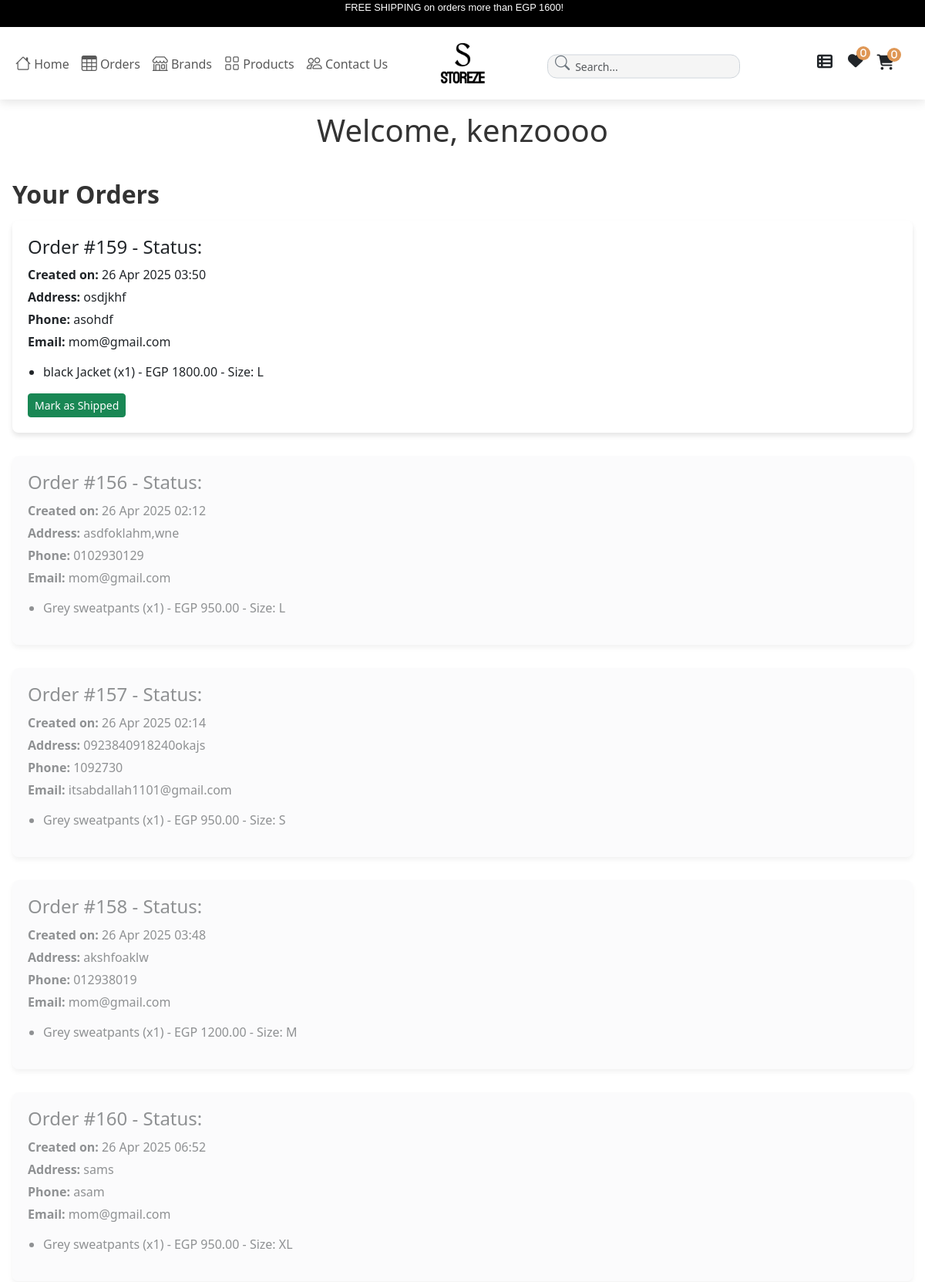
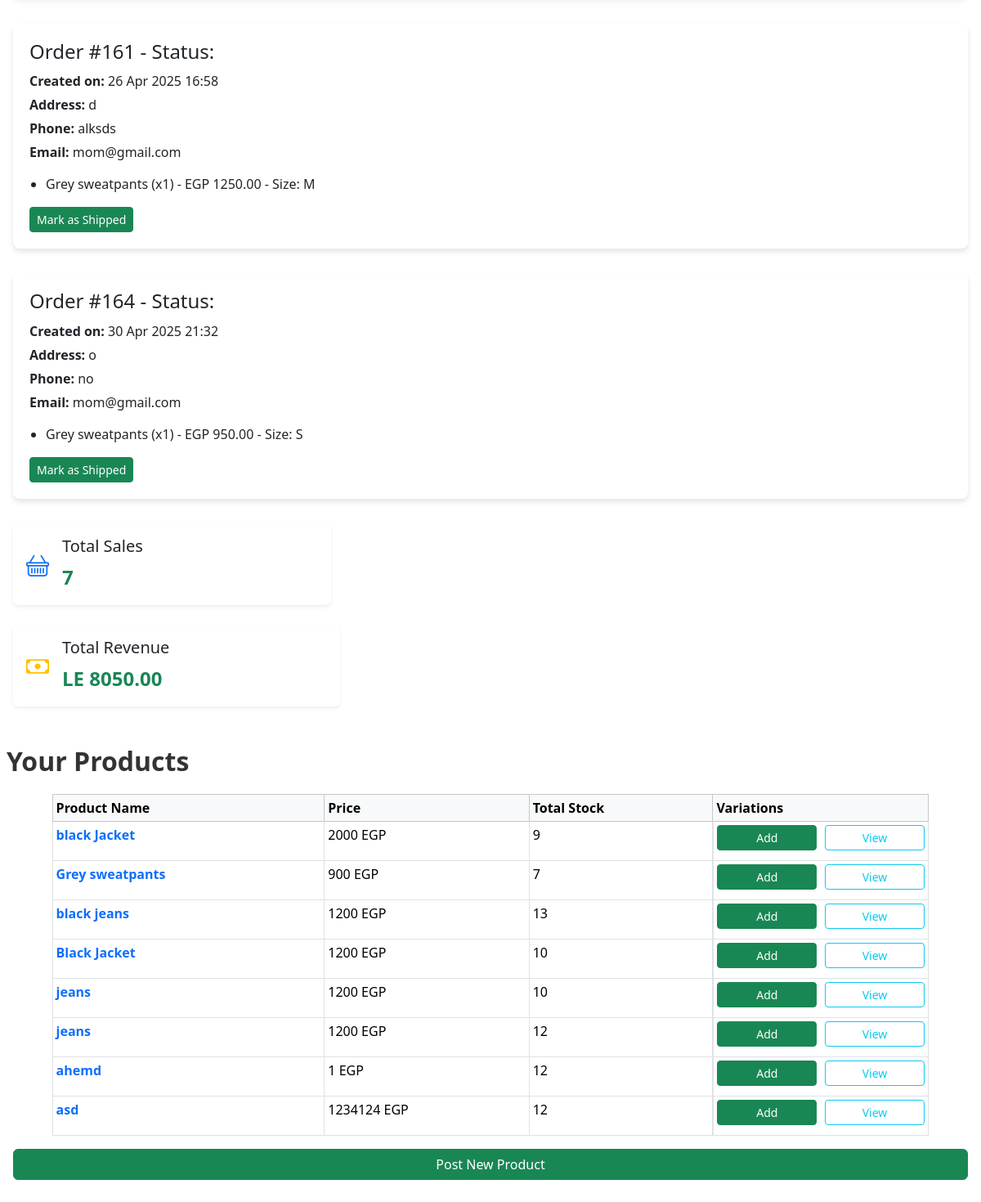
The page /dashboard/ (signed in) on the database its author committed (2 pictures, top to bottom).
### app/models.py (models this page shows, shortened)
class Vendor(models.Model):
    user = models.OneToOneField(User, on_delete=models.CASCADE)  # Link vendor to a user account
    name = models.CharField(max_length=255)  # Vendor name
    description = models.TextField()  # Vendor description
    phone_number = models.CharField(max_length=23)  # Vendor phone number
    date_added = models.DateTimeField(auto_now_add=True)  # Timestamp for when the vendor was added
    brand = models.OneToOneField(Brand, on_delete=models.CASCADE, related_name='vendor', null=True,blank=True)  # One-to-one relationship with Brand

class Order(models.Model):
    user = models.ForeignKey(User, on_delete=models.CASCADE, blank=True, null=True)
    first_name = models.CharField(max_length=50, null=True, blank=True)
    last_name = models.CharField(max_length=50, null=True, blank=True)
    address = models.CharField(max_length=250, null=True, blank=True)
    email = models.EmailField(max_length=300, null=True, blank=True)
    phone = models.CharField(max_length=20, null=True, blank=True)
    total_price = models.FloatField(null=True, blank=True)
    paid_amount = models.DecimalField(max_digits=10, decimal_places=2, null=True, blank=True)
    created_at = models.DateTimeField(auto_now_add=True, blank=True)
    message = models.TextField(null=True, blank=True)
    vendors = models.ManyToManyField(Vendor, related_name='orders', null=True,blank=True)
    shipped = models.BooleanField(default=False)

class OrderItem(models.Model):
    order = models.ForeignKey(Order, related_name='items',on_delete=models.CASCADE, blank=True,null=True)
    product = models.ForeignKey(Product, on_delete=models.CASCADE, blank=True, null=True)
    vendor = models.ForeignKey(Vendor, related_name='items', on_delete=models.CASCADE, null=True,blank=True)
    price = models.DecimalField(max_digits=10, decimal_places=2, null=True, blank=True)
    quantity = models.PositiveIntegerField(default=1, null=True, blank=True)
    size = models.CharField(max_length=100, null=True, blank=True)  # You can replace 'size' with any other variation type like color.

class Product(models.Model):
    VARIANTS = (
        ('None', 'None'),
        ('Size', 'Size'),
    )
    total_quantity = models.IntegerField()
    vendor = models.ForeignKey(Vendor, on_delete=models.CASCADE, related_name='products', null=True, blank=True)  # Link product to a vendor
    availability = models.IntegerField(null=True)
    featured_image = models.ImageField(upload_to='media/product_imgs', max_length=255, blank=True, null=True)
    product_name = models.CharField(max_length=600)
    Brand = models.ForeignKey(Brand, related_name='products', on_delete=models.CASCADE, null=True)
    price = models.IntegerField()
    discount = models.IntegerField()
    tax = models.IntegerField(null=True)
    variant = models.CharField(max_length=10, choices=VARIANTS, default='None')
    packing_cost = models.IntegerField(null=True)
    product_information = models.CharField(max_length=900, null=True)
    model_name = models.CharField(max_length=900)
    categories = models.ForeignKey(Category, related_name='products', on_delete=models.CASCADE)
    color = models.ManyToManyField(Color, related_name='products', null=True)
    tags = models.CharField(max_length=900)
    description = models.CharField(max_length=900, null=True)
    section = models.ForeignKey(Section, on_delete=models.DO_NOTHING)
    slug = models.SlugField(default='', max_length=900, null=True, blank=True)
    main_categorys = models.ForeignKey(Main_Category, on_delete=models.CASCADE, null=True, blank=True)
    class Meta:
        db_table = "app_Product"

### app/views.py (the view)
# urls.py: path('dashboard/', views.vendor_dashboard, name='vendor_dashboard'),
@login_required
def vendor_dashboard(request):
    try:
        vendor = Vendor.objects.get(user=request.user)
        products = Product.objects.filter(vendor=vendor)
        orders = Order.objects.filter(items__product__vendor=vendor).distinct()
        order_items = OrderItem.objects.filter(product__vendor=vendor)
        total_sales = orders.count()
        total_revenue = sum(item.price for item in order_items)
        context = {
            'vendor': vendor,
            'products': products,
            'orders': orders,
            'order_items': order_items,
            'total_sales': total_sales,
            'total_revenue': total_revenue,
        }
        return render(request, 'vendor/dashboard.html', context)
    except Vendor.DoesNotExist:
        return redirect('404')

### app/context_processors.py (called while the page is built)
def wishlist_count(request):
    if request.user.is_authenticated:
        return {'wishlist_count': Wishlist.objects.filter(user=request.user).count()}
    return {'wishlist_count': 0}

### app/templatetags/custom_filters.py (called while the page is built)
@register.filter
def multiply(value, arg):
    try:
        return value * arg
    except (ValueError, TypeError):
        return 0

### app/templates/vendor/dashboard.html (shortened to what this page needs)
{% extends "app/base.html" %}
{% load custom_filters %}
{% block content %}
<div class="header mt-3">
<h1 class="page-title">Welcome, {{ vendor.name }}</h1>
</div>
<div class="mt-2 mx-3">
    <h2 class="section-title mb-1">Your Orders</h2>
    {% if orders %}
        <div class="order-list">
            {% for order in orders %}
                <div class="order-item {% if order.shipped %}shipped{% endif %}">
                    <h3>Order #{{ order.id }} - Status: {{ order.status }}</h3>
                    <p><strong>Created on:</strong> {{ order.created_at|date:"d M Y H:i" }}</p>
                    <p><strong>Address:</strong> {{ order.address }}</p>
                    <p><strong>Phone:</strong> {{ order.phone }}</p>
                    <p><strong>Email:</strong> {{ order.email }}</p>
                    <ul>
                        {% for item in order_items %}
                            {% if item.order == order %}
                                <li>
                                    {{ item.product.product_name }} (x{{ item.quantity }}) - EGP {{ item.price|multiply:item.quantity }} - Size: {{ item.size }}
                                </li>
                            {% endif %}
                        {% endfor %}
                    </ul>
                    {% if not order.shipped %}
                        <a href="{% url 'mark_order_shipped' order.id %}" class="btn btn-success btn-sm" onclick="event.preventDefault(); markAsShipped({{ order.id }});">
                            Mark as Shipped
                        </a>
                    {% endif %}
                </div>
            {% endfor %}
        </div>
    {% else %}
    <p>No orders found for your products.</p>
    {% endif %}
</div>
<div class="mt-4 mx-3">
    <div class="col-md-6 col-lg-4 mb-4">
        <div class="card shadow-sm rounded border-0">
            <div class="card-body d-flex align-items-center">
                <div class="me-3">
                    <i class="bi bi-basket fs-3 text-primary"></i>
                </div>
                <div>
                    <h5 class="card-title">Total Sales</h5>
                    <p class="card-text fs-4 fw-bold text-success">{{ total_sales }}</p>
                </div>
            </div>
        </div>
    </div>
</div>
<div class="col-md-6 col-lg-4 mb-5 mx-3">
    <div class="card shadow-sm rounded border-0">
        <div class="card-body d-flex align-items-center">
            <div class="me-3">
                <i class="bi bi-cash fs-3 text-warning"></i>
            </div>
            <div>
                <h5 class="card-title">Total Revenue</h5>
                <p class="card-text fs-4 fw-bold text-success">LE {{ total_revenue | floatformat:2 }}</p>
            </div>
        </div>
    </div>
</div>
<h2 class="section-title mx-2">Your Products</h2>
<div class="table-responsive mt-2 mx-1">
    <table class="table table-bordered table-sm" style="width: 90%; margin: 0 auto;">
        <thead class="table-light">
            <tr>
                <th>Product Name</th>
                <th>Price</th>
                <th>Total Stock</th>
                <th>Variations</th>
            </tr>
        </thead>
        <tbody>
            {% for product in products %}
            <tr>
                <td>
                    <a href="{% url 'edit_product' product.id %}" class="fw-semibold text-decoration-none">
                        {{ product.product_name }}
                    </a>
                </td>
                <td>{{ product.price }} EGP</td>
                <td>{{ product.total_quantity }}</td>
                <td class="action-links">
                    <a href="{% url 'post_product_variation' product.id %}" class="btn btn-success btn-sm mb-2 w-100 btn-compact">Add</a>
                    <button class="btn btn-outline-info btn-sm mb-2 w-100 btn-compact" type="button" data-bs-toggle="collapse" data-bs-target="#variations-{{ product.id }}" aria-expanded="false">
                        View
                    </button>
                </td>
            </tr>
            {% endfor %}
        </tbody>
    </table>
</div>
<div class="text-center mb-4 mx-3">
    <a href="{% url 'post_product' %}" class="btn btn-success w-100 mt-3 text-center mb-5">Post New Product</a>
</div>
{% endblock %}

### app/templates/app/base.html (style rules this page uses)
html, body { max-width: 100%; overflow-x: hidden; }

### app/templates/vendor/dashboard.html (style rules this page uses)
.page-title { font-size: 2.5rem; color: #333; text-align: center; margin-bottom: 40px; }
.section-title { font-size: 2rem; font-weight: 600; color: #333; margin-bottom: 20px; text-align: left; }
.order-item { background-color: #fff; padding: 20px; margin-bottom: 30px; border-radius: 8px; box-shadow: 0 4px 6px rgba(0, 0, 0, 0.1); }
.order-item h3 { font-size: 1.5rem; margin-bottom: 10px; }
.order-item p { margin: 5px 0; }
.order-item ul { padding-left: 20px; margin-top: 15px; }
.order-item li { margin-bottom: 5px; }
.action-links { display: flex; gap: 10px; }
.text-center { text-align: center; }
.mx-2 { margin-left: 10px; margin-right: 10px; }
.mt-4 { margin-top: 40px; }
.order-list { margin-top: 14px; }
@media (min-width: 769px) { .table { width: 100%; margin: 0 auto; } }
.order-item { transition: opacity 0.3s ease-in-out; }
.order-item.shipped { opacity: 0.5; background-color: #f8f9fa; }

### rows shown on the page
Vendor: name "kenzoooo"
Order: id "159", created_at "26 Apr 2025 03:50", address "osdjkhf", phone "asohdf", email "mom@gmail.com"
OrderItem: product.product_name "black Jacket", quantity "1", price|multiply "1800.00", size "L"
Order: id "156", created_at "26 Apr 2025 02:12", address "asdfoklahm,wne", phone "0102930129", email "mom@gmail.com"
OrderItem: product.product_name "Grey sweatpants", quantity "1", price|multiply "950.00", size "L"
Order: id "157", created_at "26 Apr 2025 02:14", address "0923840918240okajs", phone "1092730", email "itsabdallah1101@gmail.com"
OrderItem: product.product_name "Grey sweatpants", quantity "1", price|multiply "950.00", size "S"
Order: id "158", created_at "26 Apr 2025 03:48", address "akshfoaklw", phone "012938019", email "mom@gmail.com"
OrderItem: product.product_name "Grey sweatpants", quantity "1", price|multiply "1200.00", size "M"
Order: id "160", created_at "26 Apr 2025 06:52", address "sams", phone "asam", email "mom@gmail.com"
OrderItem: product.product_name "Grey sweatpants", quantity "1", price|multiply "950.00", size "XL"
Order: id "161", created_at "26 Apr 2025 16:58", address "d", phone "alksds", email "mom@gmail.com"
OrderItem: product.product_name "Grey sweatpants", quantity "1", price|multiply "1250.00", size "M"
Order: id "164", created_at "30 Apr 2025 21:32", address "o", phone "no", email "mom@gmail.com"
OrderItem: product.product_name "Grey sweatpants", quantity "1", price|multiply "950.00", size "S"
Product: product_name "black Jacket", price "2000", total_quantity "9"
Product: product_name "Grey sweatpants", price "900", total_quantity "7"
Product: product_name "black jeans", price "1200", total_quantity "13"
Product: product_name "Black Jacket", price "1200", total_quantity "10"
Product: product_name "jeans", price "1200", total_quantity "10"
Product: product_name "jeans", price "1200", total_quantity "12"
Product: product_name "ahemd", price "1", total_quantity "12"
Product: product_name "asd", price "1234124", total_quantity "12"

### other values the page prints
{{ request.session.cart|length|default:0 }} "0"
{{ wishlist_count }} "0"
{{ total_sales }} "7"
{{ total_revenue | floatformat:2 }} "8050.00"
